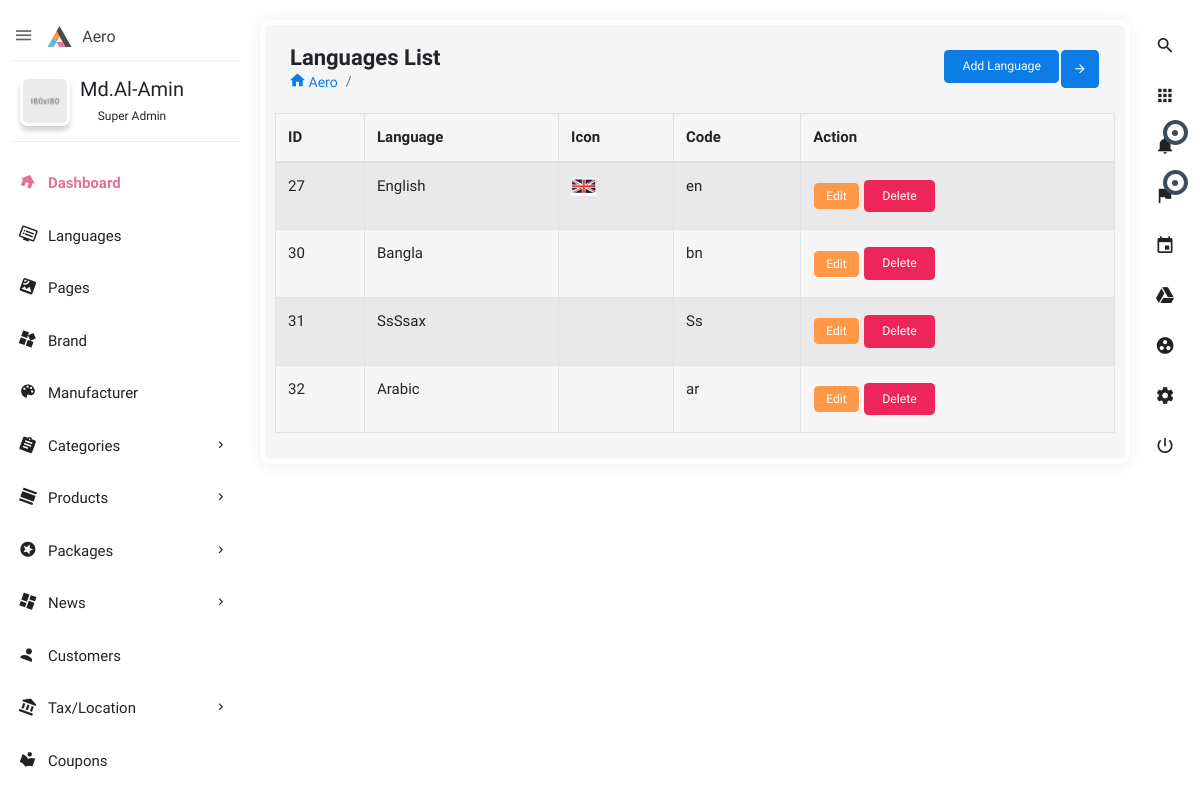
/home/languages-list, run on an earlier commit of the app's database.
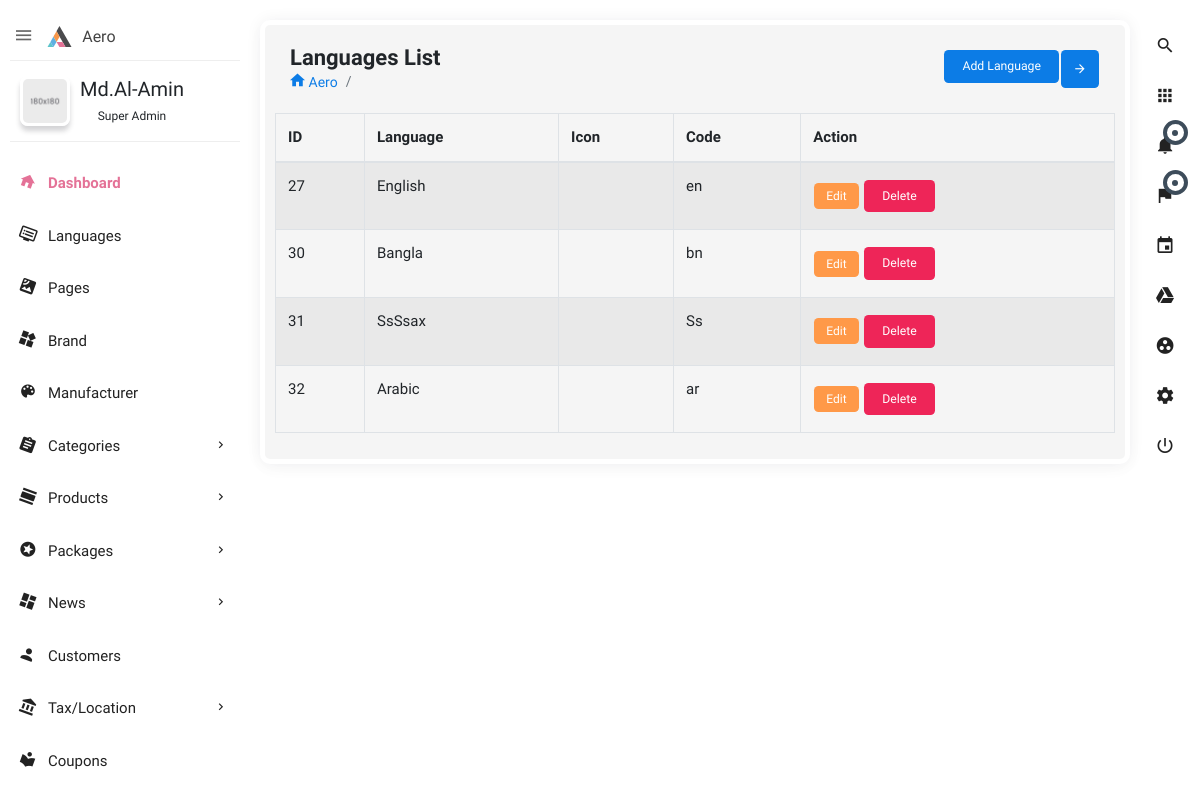
And on a later commit of the database.
### languages/models.py (models this page shows, shortened)
class Languages(models.Model):
    name=models.CharField(max_length=50)
    code=models.CharField(max_length=20)
    icon = models.ImageField(
        upload_to='static/assets/images/language_icons', blank=True, null=True)
    directory = models.CharField(max_length=100, blank=True, null=True)

### languages/views.py (the view)
# urls.py: path('languages-list',  views.list, name='l_list'),
def list(request):
    lists =  Languages.objects.all()
    args = {'lists': lists}
    return render(request, 'languages/list.html', args)

### languages/templates/languages/list.html (shortened to what this page needs)
{% extends 'base.html' %}
{% load static %}
{% block main_content %}
<section class="content">
    <div class="block-header">
        <div class="row">
            <div class="col-lg-7 col-md-6 col-sm-12">
                <h2>Languages List</h2>
                <ul class="breadcrumb">
                    <li class="breadcrumb-item"><a href="index.html"><i class="zmdi zmdi-home"></i> Aero</a></li>
                    <li class="breadcrumb-item active"></li>
                </ul>
            </div>
            <div class="col-lg-5 col-md-6 col-sm-12">
                <button class="btn btn-primary btn-icon float-right right_icon_toggle_btn" type="button"><i
                        class="zmdi zmdi-arrow-right"></i></button>
                <div class="box-footer text-right">
                    <a href="/home/languages">
                        <button type="button" class="btn btn-primary">Add Language</button>
                    </a>
                </div>
            </div>
        </div>
    </div>
    <table style="width:100%" id="example1" class="table table-bordered table-striped">
        <thead>
            <tr>
                <th>ID</th>
                <th>Language</th>
                <th>Icon</th>
                <th>Code</th>
                <th>Action</th>
            </tr>
        </thead>
        <tbody>
            {% for list in lists%}
            <tr>
                <td>{{list.id}}</td>
                <td>{{list.name}}</td>
                <td><img src="/{{list.icon}}" width="25px" alt=""></td>
                <td>{{list.code}}</td>
                <td>
                 <a href="{% url 'updatedata' list.id %}" class="btn btn-warning btn-sm">Edit</a>
                 <form action="{% url 'deletedata'  list.id %}" method="post" class="d-inline">
                   <input type="submit"  class="btn btn-danger" value="Delete">
                 </form>
                </td>
            </tr>
            {% endfor %}
        </tbody>
    </table>
</section>
{% endblock main_content %}

What changed in the data, as far as the page shows it:
changed Languages "English": icon: picture removed
